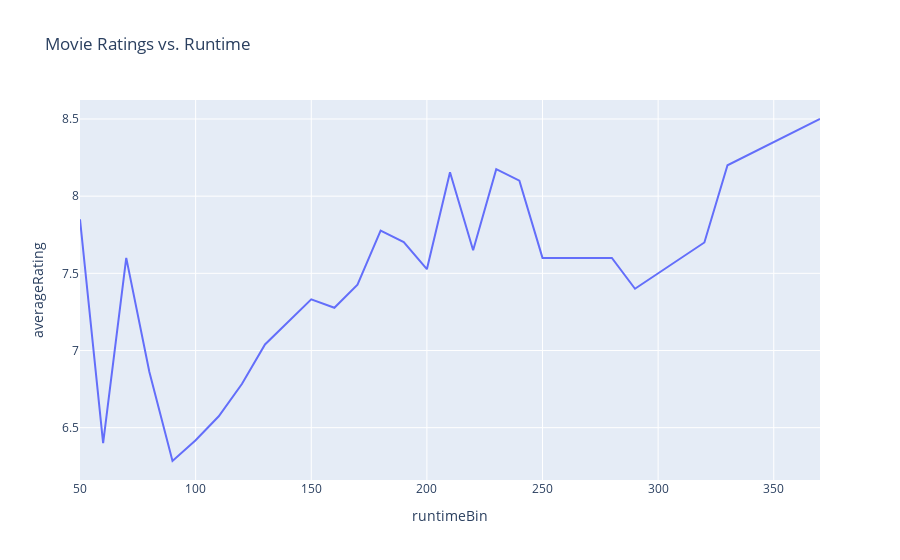

Notebook code cell kept with this figure:
### Code cell
# just run this cell
px.line(res_q7, x="runtimeBin", y="averageRating",
        title="Movie Ratings vs. Runtime")

### Figure 1 — Plotly figure (JSON) as saved in the notebook; plotly's stock layout.template omitted (floating-point values rounded to 4 significant figures)
{"data": [{"hovertemplate": "runtimeBin=%{x}<br>averageRating=%{y}<extra></extra>", "legendgroup": "", "line": {"color": "#636efa", "dash": "solid"}, "marker": {"symbol": "circle"}, "mode": "lines", "name": "", "orientation": "v", "showlegend": false, "type": "scatter", "x": [50, 60, 70, 80, 90, 100, 110, 120, 130, 140, 150, 160, 170, 180, 190, 200, 210, 220, 230, 240, 250, 280, 290, 320, 330, 370], "xaxis": "x", "y": [7.85, 6.4, 7.6, 6.861, 6.284, 6.418, 6.574, 6.783, 7.039, 7.185, 7.331, 7.277, 7.427, 7.777, 7.703, 7.527, 8.156, 7.65, 8.175, 8.1, 7.6, 7.6, 7.4, 7.7, 8.2, 8.5], "yaxis": "y"}], "layout": {"autosize": true, "legend": {"tracegroupgap": 0}, "title": {"text": "Movie Ratings vs. Runtime"}, "xaxis": {"anchor": "y", "autorange": true, "domain": [0, 1], "range": [50, 370], "title": {"text": "runtimeBin"}, "type": "linear"}, "yaxis": {"anchor": "x", "autorange": true, "domain": [0, 1], "range": [6.161, 8.623], "title": {"text": "averageRating"}, "type": "linear"}}}
